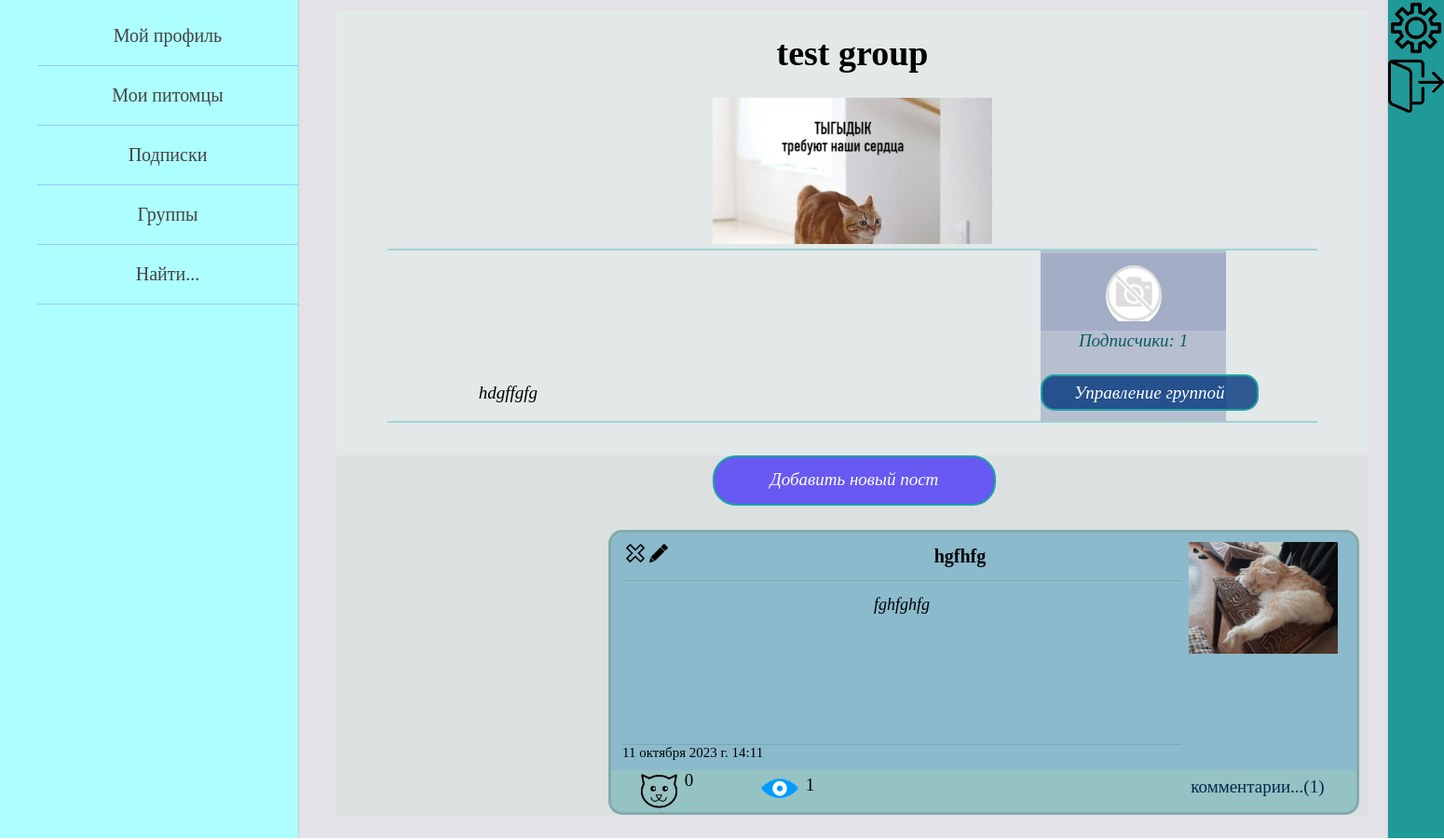
/groups/1/ (signed in), run on the app's committed database.
### groups/models.py (models this page shows, shortened)
class Group(models.Model):
    name_of_group = models.CharField(max_length=150, verbose_name='название группы')
    about_group = models.TextField(max_length=2000, verbose_name='инф о группе')
    img_of_group = models.ImageField(upload_to="img_of_group/%Y/%m/%d/", verbose_name='лого группы')
    date_create = models.DateField(auto_now_add=True, verbose_name='дата создания')
    banned = models.ManyToManyField(settings.AUTH_USER_MODEL,
                                    related_name='banned_in_group', verbose_name='забаненные')
    topics = models.ManyToManyField(GroupTopic, blank=True, verbose_name='тематики')
    class Meta:
        verbose_name = 'Группа'
        verbose_name_plural = 'Группы'

### posts/models.py (models this page shows, shortened)
class Post(models.Model):
    author = models.ForeignKey(settings.AUTH_USER_MODEL, on_delete=models.CASCADE, verbose_name='автор поста')
    title = models.CharField(max_length=105, blank=True, verbose_name='заголовок')
    text_of_post = models.TextField(max_length=2000, verbose_name='текст поста')
    is_published = models.BooleanField(default=True)
    date_create = models.DateTimeField(auto_now_add=True, verbose_name='дата создания поста')
    views = models.ManyToManyField(settings.AUTH_USER_MODEL, related_name='views', verbose_name='просмотры')
    likes = models.ManyToManyField(settings.AUTH_USER_MODEL, related_name='likes', verbose_name='лайки')
    class Meta:
        verbose_name = 'Пост'
        verbose_name_plural = 'Посты'
        ordering = ['-date_create']

class PostImage(models.Model):
    img = models.ImageField(upload_to="img_of_post/%Y/%m/%d/", verbose_name='изображение')
    post = models.ForeignKey(Post, on_delete=models.CASCADE, related_name='images', verbose_name='пост')

### groups/views.py (the view)
# urls.py: path('<int:group_id>/', GroupView.as_view(), name='show_group'),
class GroupView(LoginRequiredMixin, DataMixin, PostDataMixin, ListView):
    model = Group
    template_name = 'groups/group_view_page.html'
    context_object_name = 'group'
    def get_queryset(self):
        self.queryset = Group.objects.get(pk=self.kwargs['group_id'])
        return self.queryset
    def get_context_data(self, *, object_list=None, **kwargs):
        context = super().get_context_data(**kwargs)
        group = self.queryset
        context['title'] = f"{group.name_of_group}"
        group_posts = GroupPost.objects.filter(group=group).select_related('post')
        context['all_posts'] = [group_post.post for group_post in group_posts]
        context['members'] = Owner.objects.filter(group_subscriptions__group=group)[:9]
        context['topics'] = group.topics.all()
        context['user_groups_followed'] = self.get_groups_followers([group])
        context['data_for_post'] = self.get_data_for_posts(context['all_posts'], type_of_posts='group_post')
        context.update(self.get_left_menu())
        context.update(self.get_right_menu())
        return context

### pet_owners/models.py (called while the page is built)
    def get_absolute_url(self):
        return reverse('profile_home', kwargs={'id': self.pk})

### pet_owners/templatetags/pet_owners_tags.py (called while the page is built)
@register.simple_tag
def create_foll_list(animal_name, user_animals_followed):
    return user_animals_followed[animal_name]

@register.simple_tag
def create_range(start, finish):
    return range(start, finish)

@register.simple_tag
def get_object_on_index(array, index):
    try:
        return array[index]
    except IndexError:
        return None

### pet_owners/utils.py (called while the page is built)
    def get_left_menu(self):
        context = {}
        if self.request.user.is_authenticated:
            context['left_menu'] = [
                {'title': "Мой профиль", 'url_name': ['profile_home', self.request.user.id]},
                {'title': "Мои питомцы", 'url_name': ['all_animals_page']},
                {'title': "Подписки", 'url_name': ['owner_subscriptions', self.request.user.id]},
                {'title': "Группы", 'url_name': ['my_groups']},
                {'title': "Найти...", 'url_name': ['searching_animals']}
            ]
        else:
            context['left_menu'] = [
                {'title': "Регистрация", 'url_name': 'register'},
                {'title': "Войти", 'url_name': 'login'},
            ]
        return context

    def get_right_menu(self, auth_user=None):
        context = {}
        if auth_user is None:
            auth_user = self.request.user
        animals = Animal.objects.filter(followers__follower=auth_user)[:7]
        context['animals_for_right_menu'] = animals
        return context

### posts/templatetags/posts_tags.py (called while the page is built)
@register.simple_tag
def get_data_for_post(post_pk, post_data):
    return post_data[str(post_pk)]

@register.inclusion_tag('posts/likes_and_views_for_posts.html')
def show_likes_and_views(post, post_data, name_page_for_likes, object_id):
    return {"post": post, "post_data": post_data,
            "name_page_for_likes": name_page_for_likes, "object_id": object_id}

### posts/utils.py (called while the page is built)
    def get_data_for_group_post(self, group_post: object) -> dict:
        try:
            GroupMember.objects.get(group=group_post.group, member=self.request.user, is_admin=True)
            is_admin = True
        except GroupMember.DoesNotExist:
            is_admin = False
        return {'is_admin': is_admin}

### groups/templates/groups/group_view_page.html (shortened to what this page needs)
{% extends 'pet_owners/base.html' %}
{% load pet_owners_tags %}
{% load posts_tags %}
{% block content %}
<div class="group_block">
    {% create_foll_list group.name_of_group user_groups_followed as foll_list %}
    <div class="group_title"><h1>{{group.name_of_group}}</h1><img src="{{group.img_of_group.url}}" width=300></div>
    <div class="group_info">
        <div class="all_about_group_block">
            <div class="all_about_group">{{group.about_group}}</div>
        </div>
        <div class="group_members_block">
            <div class="group_members">
                <div class="nine_members">
                    {% create_range 0 9 as range %}
                    {% for cntr in range %}
                        {% get_object_on_index members cntr as mem %}
                        {% if mem %}
                            <div class="mem_cell">
                                <a href="{{ mem.get_absolute_url }}">
                                    <div class="mem_cell_avatar">
                                        {% if mem.avatar %}
                                            <img src="{{mem.avatar.url}}" height=60>
                                        {% else %}
                                            <img src="/static/pet_owners/images/no_photo.jpg" width=60>
                                        {% endif %}
                                    </div>
                                </a>
                            </div>
                        {% endif %}
                    {% endfor %}
                </div>
                <div class="subs_of_user">
                    <a href="{% url 'group_members' group.pk %}">
                        Подписчики: {{foll_list.count_folls}}
                    </a>
                </div>
            </div>
            {% if foll_list.is_followed %}
                {% if foll_list.is_admin %}
                    <div class="group_settings_zone">
                        <div class="group_settings_btn">
                            <a href="{% url 'group_settings' group.pk %}">Управление группой</a>
                        </div>
                    </div>
                {% else %}
                <div class="unfollow_group">
                    <a href="{% url 'change_follower_for_group' group.pk %}">Отписаться</a>
                </div>
                {% endif %}
            {% else %}
                <div class="follow_group">
                    <a href="{% url 'change_follower_for_group' group.pk %}">Подписаться</a>
                </div>
            {% endif %}
        </div>
    </div>
    <div class="group_posts_block">
        {% if foll_list.is_admin %}
            <div class="create_post_zone">
                <div class="create_post_button">
                    <a href="{% url 'create_group_post' group.pk %}">Добавить новый пост</a>
                </div>
            </div>
        {% endif %}
        <div class="all_posts">
            {% for post in all_posts %}
                {% get_data_for_post post.pk data_for_post as post_data %}
                <div class="post_cell">
                    <div class="post_info">
                        <div class="title_and_text">
                            <div class="title_block">
                                <div class="edit_delete_buttons">
                                    {% if post_data.is_admin %}
                                    <div class="del_but">
                                        <a href="{% url 'delete_post' post.pk 'group_post' %}">
                                        <img src="/static/pet_owners/images/button_delete.png" width="20">
                                        </a>
                                    </div>
                                    <div class="edit_but">
                                        <a href="{% url 'edit_group_post' post.pk %}">
                                        <img src="/static/pet_owners/images/button_edit.png" width="20">
                                        </a>
                                    </div>
                                    {% endif %}
                                </div>
                                <div class="post_title">
                                    {{post.title}}
                                </div>
                            </div>
                            <a href="{% url 'post' post.pk  'group_post' %}"><div class="post_text">
                                {{post.text_of_post|truncatewords:35}}
                            </div></a>
                            <div class="post_datetime">
                                {{post.date_create}}
                            </div>
                        </div>
                        <div class="imgs_in_post">
                            <img src="{{post_data.img.img.url}}" width=160>
                        </div>
                    </div>
                    <div class="post_parameters">
                        {% show_likes_and_views post post_data 'group_posts' group.pk %}
                        <div class="post_comments">
                            <a href="{% url 'post' post.pk  'group_post' %}">
                                комментарии...({{post_data.comments_count}})
                            </a>
                        </div>
                    </div>
                </div>
            {% endfor %}
        </div>
    </div>
</div>
{% endblock %}

### posts/templates/posts/likes_and_views_for_posts.html
<div class="post_likes">
    <div class="img_like">
    <a href="{% url 'like_for_post' post.pk name_page_for_likes object_id %}">
        {% if post_data.is_liked %}
            <img src="/static/pet_owners/images/active_like.png" width="45">
        {% else %}
            <img src="/static/pet_owners/images/like.png" width="45">
        {% endif %}
    </a>
    </div>
    <div class="like_count">{{post.likes.count}}</div>
</div>
<div class="post_views">
    <div class="img_view">
        <img src="/static/pet_owners/images/view.png" width="45">
    </div>
    <div class="view_count">{{post.views.count}}</div>
</div>

### pet_owners/static/pet_owners/css/styles.css (style rules this page uses)
html, body { font-family: 'Georgia'; margin: 0; padding: 0; height: 100%; width: 100%; color: #000000; }
.subs_of_user a, .foll_name a, .member_name a, .subs_of_an a, .user_url a { color: #095c5c; text-decoration: none; }
.sub_avatar, .foll_avatar, .author_avatar, .mem_cell_avatar { display: inline-block; vertical-align: middle; text-align: center; max-height: 120px; max-width: 120px; margin-top: 10px; border-radius: 50%; overflow: hidden; }
.create_post_zone, .create_comment_zone { text-align: center; width: 100%; margin-top: 35px; }
.create_post_button { display: inline-block; text-align: center; vertical-align: middle; height: 50px; width: 300px; }
.create_post_button a { display: block; background: rgba(26, 0, 255, 0.6); height: 100%; width: 100%; line-height: 48px; color: #ffffff; font-style: italic; text-decoration: none; border: 2px solid #1ca3a3; border-radius: 25px; }
.all_posts { margin: 30px 0 0 292px; text-align: center; }
.post_cell { width: 800px; height: 300px; background: #95c2c2; border-radius: 15px; margin: 5px 0 5px 0; border: 3px solid rgba(120, 161, 161, 0.7); }
.post_cell a { color: #000000; text-decoration: none; }
.post_info { width: 100%; height: 85%; background: rgba(124, 173, 217, 0.4); border-radius: 15px 15px 0 0; font-size: 0; }
.title_and_text { display: inline-block; width: 75%; height: 100%; font-size: 20px; }
.title_block { height: 20%; font-weight: bold; line-height: 50px; border-bottom: 1px solid rgba(120, 161, 161, 0.7); }
.edit_delete_buttons { display: inline-block; width: 20%; height: 50%; text-align: left; }
.edit_but, .del_but { display: inline-block; }
.edit_but a, .del_but a { display: block; height: 22px; width: 100%; }
.post_title { display: inline-block; width: 78%; height: 100%; }
.post_text { width: 100%; height: 63%; font-size: 18px; font-style: italic; margin-top: 15px; border-bottom: 1px solid rgba(120, 161, 161, 0.7); }
.post_datetime { width: 100%; height: 10%; font-size: 15px; text-align: left; }
.imgs_in_post { display: inline-block; vertical-align: top; width: 22%; height: 100%; padding-top: 10px; text-align: center; }
.post_parameters { text-align: center; font-size: 0; }
.post_likes { display: inline-block; width: 10%; max-width: 80px; height: 100%; font-size: 0; }
.post_views { display: inline-block; width: 10%; max-width: 80px; height: 100%; vertical-align: top; margin-left: 50px; padding-top: 5px; font-size: 0; }
.img_like, .img_view { display: inline-block; width: 60%; height: 100%; }
.like_count, .view_count { display: inline-block; width: 20%; height: 100%; vertical-align: top; font-size: 19px; }
.post_comments { display: inline-block; width: 67%; height: 100%; vertical-align: top; font-size: 19px; text-align: right; padding: 7px 15px 0 0; }
.post_comments a { color: #00284d; text-decoration: none; }
.group_block { text-align: center; width: 100%; }
.group_title { display: inline-block; width: 90%; border-bottom: 2px solid rgba(5, 161, 161, 0.3); }
.group_info { display: inline-block; width: 90%; font-style: italic; border-bottom: 2px solid rgba(5, 161, 161, 0.3); }
.all_about_group_block { display: inline-block; width: 60%; text-align: left; }
.all_about_group { display: inline-block; width: 50%; }
.group_members_block { display: inline-block; background: rgba(0, 24, 110, 0.2); width: 20%; }
.group_members, .nine_members { width: 100%; height: 85%; padding: 3px 0 10px 0; }
.nine_members { background: rgba(0, 24, 110, 0.1); }
.mem_cell { display: inline-block; width: 30%; height: 70px; }
.group_settings_zone, .create_grp_zone { text-align: center; width: 100%; margin: 15px 0 15px 0; }
.group_settings_btn, .create_grp_btn { display: inline-block; text-align: center; height: 35px; width: 230px; }
.group_settings_btn a, .create_grp_btn a { display: block; background: rgba(2, 54, 125, 0.8); height: 100%; width: 100%; line-height: 35px; color: #ffffff; text-decoration: none; border: 2px solid #1ca3a3; border-radius: 15px; }
.group_posts_block { background: #dce0e0; }

### data on the page
Group: name_of_group "test group", img_of_group (picture), about_group "hdgffgfg"
Post: title "hgfhfg", text_of_post "fghfghfg", date_create "11 октября 2023 г. 14:11", img.img (picture), likes.count "0", views.count "1", comments_count "1"

### other printed values
{{ el_menu.title }} "Мой профиль" "Подписки"
{{ el_menu.title }} "Мои питомцы" "Группы" "Найти..."
{{ foll_list.count_folls }} "1"
